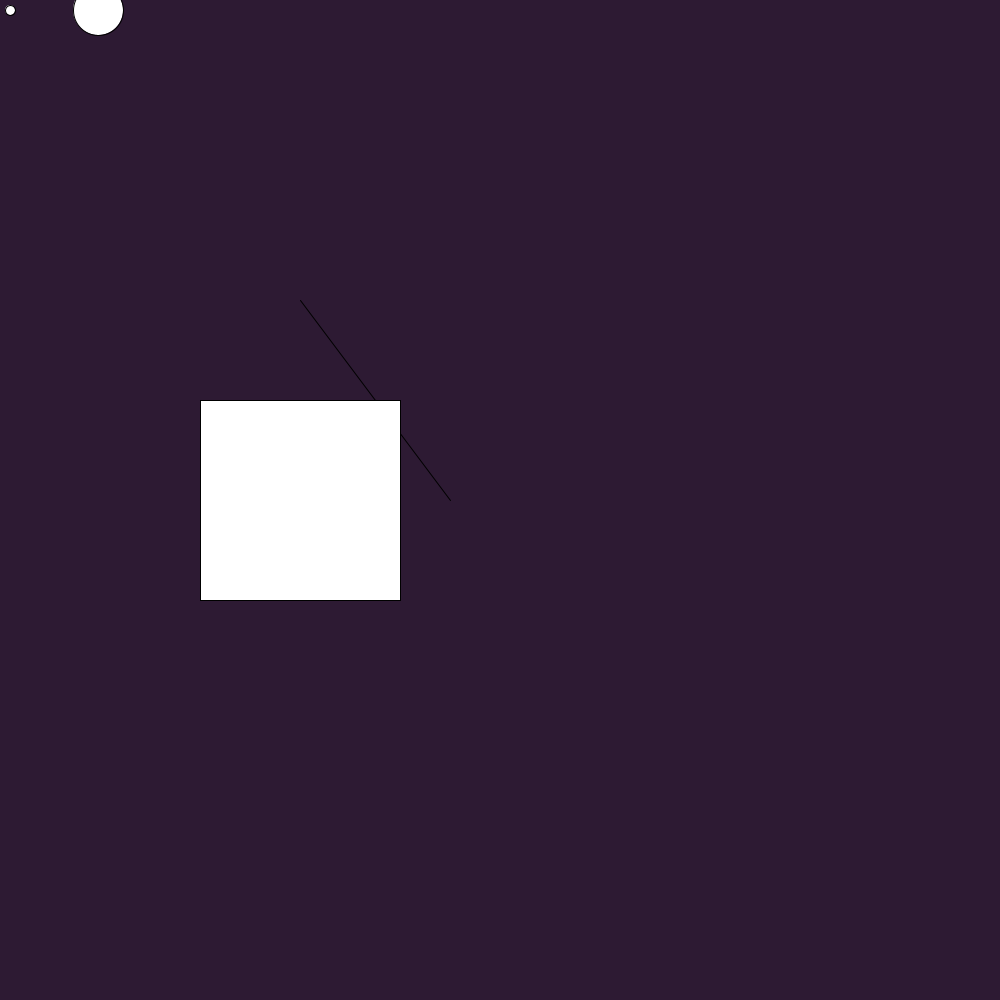
Frame 1 (no input)
Frame 60 (the mouse pressed at the canvas centre just before this capture): identical to frame 1, image omitted
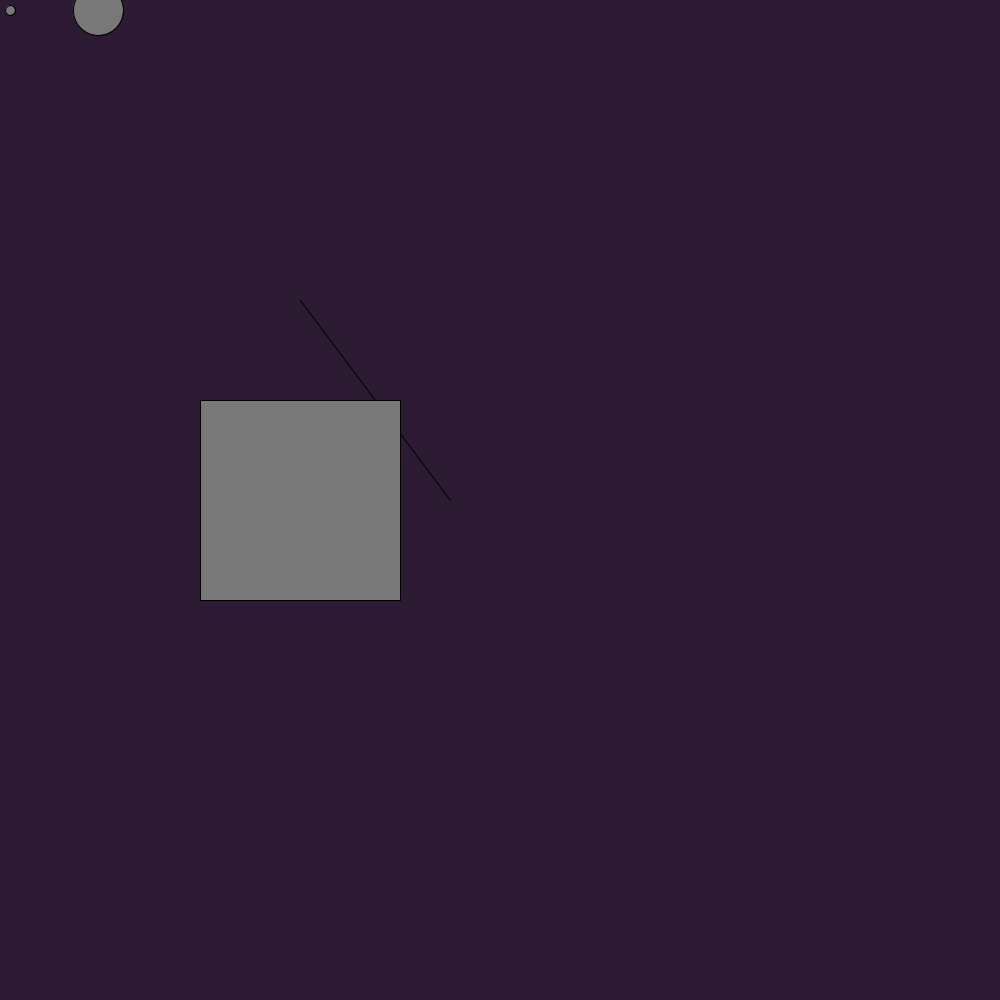
Frame 120 (the mouse held since frame 60 and released just before this capture)

The Processing sketch that drew these frames (run headless with seeded random() and noise(); from frame 60 on, the mouse is pressed at the canvas centre):

// Processing sketch: Dave_Griffin
// ── Dave_Griffin.pde
int x = 45, y = 64, z = 98;

void setup() {
  size(1000, 1000);
}

void draw() {
  background(x, 26, 51);
  
  if(mousePressed){
    fill(120);
  }else if(keyPressed){
    fill(121, 32, 255);
  }
  
  
  ellipse(10, 10, 10, 10);
  ellipse(z, 10, 50, 50);
  
  line(300, 300, 450, 500);
  
  rect(200, 400, 200, 200);
}
